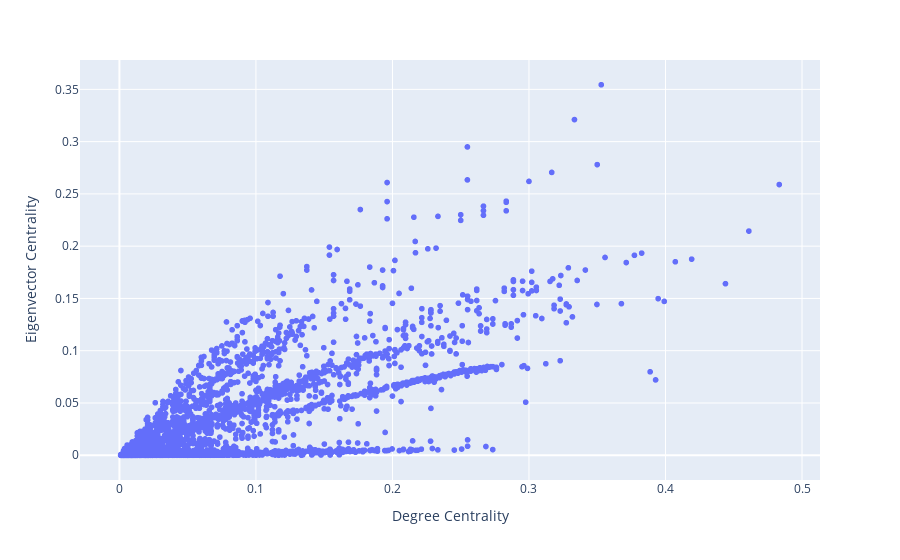

The notebook cell saved with this chart:
### Markdown cell above
Relación entre la métrica de "Degree Centrality" y "Eigenvector Centrality"

### Code cell
import plotly.express as px
fig = px.scatter(centralities_f, x='Degree Centrality', y='Eigenvector Centrality', width=900, text=centralities_f.index)
fig.update_traces(textposition='top center')
fig.show()

### Figure 1 — Plotly figure (JSON) as saved in the notebook; plotly's stock layout.template omitted (floating-point values rounded to 4 significant figures; data arrays with more than 128 entries replaced by an {"elided": "..."} marker saying what was removed)
{"data": [{"hovertemplate": "Degree Centrality=%{x}<br>Eigenvector Centrality=%{y}<br>index=%{text}<extra></extra>", "legendgroup": "", "marker": {"color": "#636efa", "symbol": "circle"}, "mode": "markers+text", "name": "", "showlegend": false, "text": {"elided": "4089 int values"}, "textposition": "top center", "type": "scattergl", "x": {"elided": "4089 float values"}, "xaxis": "x", "y": {"elided": "4089 float values"}, "yaxis": "y"}], "layout": {"autosize": true, "legend": {"tracegroupgap": 0}, "margin": {"t": 60}, "xaxis": {"anchor": "y", "autorange": true, "domain": [0, 1], "range": [-0.02822, 0.5125], "title": {"text": "Degree Centrality"}, "type": "linear"}, "yaxis": {"anchor": "x", "autorange": true, "domain": [0, 1], "range": [-0.02744, 0.3819], "title": {"text": "Eigenvector Centrality"}, "type": "linear"}}}
